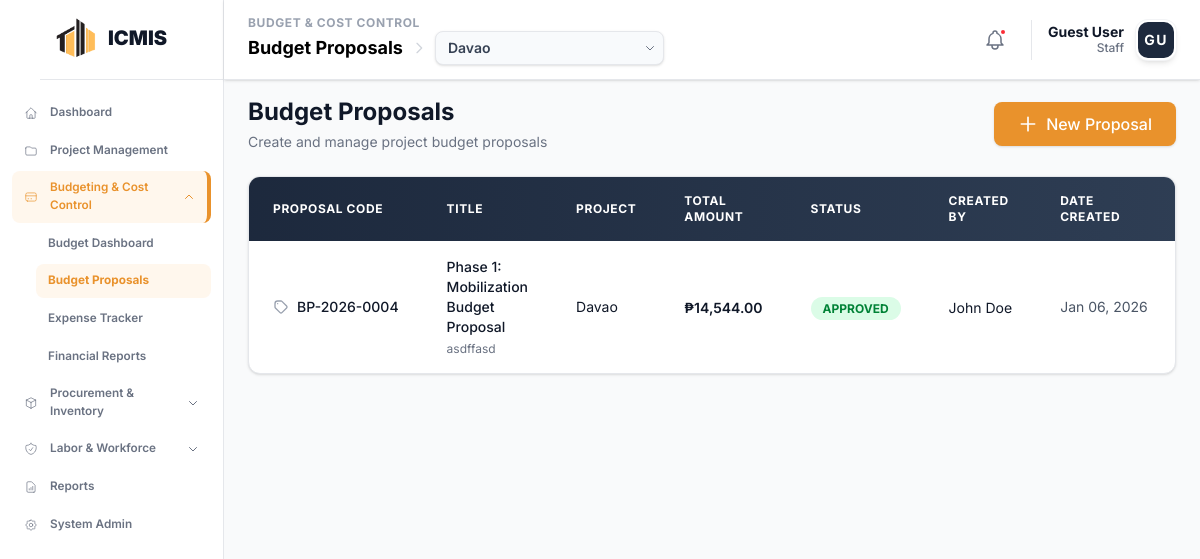
The page /modules/budget/proposals.php on the database its author committed.
### tables this page shows
CREATE TABLE `budget_proposals` (
  `proposal_id` int NOT NULL,
  `project_id` int NOT NULL,
  `phase_id` int DEFAULT NULL,
  `code` varchar(20) DEFAULT NULL,
  `title` varchar(255) NOT NULL,
  `description` text,
  `total_amount` decimal(15,2) NOT NULL,
  `status` enum('DRAFT','PENDING','APPROVED','REJECTED') DEFAULT 'DRAFT',
  `created_by` int DEFAULT NULL,
  `created_at` timestamp NULL DEFAULT CURRENT_TIMESTAMP
);

CREATE TABLE `icmis_projects` (
  `project_id` int NOT NULL,
  `project_code` varchar(20) NOT NULL,
  `project_name` varchar(255) NOT NULL,
  `description` text,
  `location` varchar(255) DEFAULT NULL,
  `status` enum('Planning','In Progress','Active','On Hold','Completed','Cancelled') DEFAULT 'Planning',
  `start_date` date DEFAULT NULL,
  `end_date` date DEFAULT NULL,
  `completion_rate` decimal(5,2) DEFAULT '0.00',
  `project_manager_id` int DEFAULT NULL,
  `total_budget` decimal(15,2) DEFAULT '0.00'
);

### modules/budget/project_context.php (called while the page is built, shortened)
<?php
function getProjectContext($conn) {
    $sql = "SELECT project_id FROM icmis_projects ORDER BY project_id DESC LIMIT 1";
    $result = $conn->query($sql);
    if ($result && $result->num_rows > 0) {
        $row = $result->fetch_assoc();
        $project_id = intval($row['project_id']);
        return $project_id;
    }
    return 0;
}
?>

### modules/budget/proposals.php (the view, shortened to what this page needs)
<?php
  include __DIR__ . '/project_context.php';
  $conn = getBudgetConnection();
  $selected_project_id = getProjectContext($conn);
  if ($selected_project_id > 0) {
    $sql = "SELECT bp.*, p.project_name, p.project_code,
            COALESCE(u.full_name, 'System Admin') as user_name
            FROM budget_proposals bp
            LEFT JOIN icmis_projects p ON bp.project_id = p.project_id
            LEFT JOIN icmis_users u ON bp.created_by = u.user_id
            WHERE bp.project_id = ?
            ORDER BY bp.created_at DESC";
    $stmt = $conn->prepare($sql);
    $stmt->bind_param("i", $selected_project_id);
    $stmt->execute();
    $result = $stmt->get_result();
    $proposals = [];
    if ($result && $result->num_rows > 0) {
      while ($row = $result->fetch_assoc()) {
        $proposals[] = $row;
      }
    }
  } else {
    $proposals = [];
  }
?>
<!DOCTYPE html>
<html lang="en">
<head>
  <?php include __DIR__ . '/../../includes/head_assetsv2.php'; ?>
</head>
<body class="bg-gray-50">
  <?php
    include __DIR__ . '/../../includes/sidebar.php';
    include __DIR__ . '/../../includes/header.php';
  ?>
  <main class="ml-56 mt-18 p-6">
    <div class="flex items-center justify-between mb-6">
      <div>
        <h1 class="text-2xl text-gray-900 font-bold">Budget Proposals</h1>
        <p class="text-sm text-gray-500 mt-1">Create and manage project budget proposals</p>
      </div>
      <a href="budget_proposal/create_proposal.php" class="flex items-center gap-2 bg-[#e9922c] text-white px-6 py-2.5 rounded-lg hover:bg-[#d17f1f] transition-colors duration-200 shadow-sm">
        <svg class="w-5 h-5" fill="none" stroke="currentColor" viewBox="0 0 24 24">
          <path stroke-linecap="round" stroke-linejoin="round" stroke-width="2" d="M12 4v16m8-8H4" />
        </svg>
        <span class="font-medium">New Proposal</span>
      </a>
    </div>
    <?php if (empty($proposals)): ?>
    <div class="bg-white rounded-xl border border-gray-200 shadow-sm p-12">
      <div class="max-w-md mx-auto text-center">
        <div class="flex justify-center mb-6">
          <div class="bg-orange-50 rounded-full p-6">
            <svg class="w-16 h-16 text-[#e9922c]" fill="none" stroke="currentColor" viewBox="0 0 24 24">
              <path stroke-linecap="round" stroke-linejoin="round" stroke-width="1.5" d="M9 12h6m-6 4h6m2 5H7a2 2 0 01-2-2V5a2 2 0 012-2h5.586a1 1 0 01.707.293l5.414 5.414a1 1 0 01.293.707V19a2 2 0 01-2 2z" />
            </svg>
          </div>
        </div>
        <h2 class="text-xl text-gray-900 font-bold mb-3">No Budget Proposals Yet</h2>
        <p class="text-gray-500 mb-8 leading-relaxed">
          Get started by creating your first budget proposal. You can submit proposals for new projects,
          request budget adjustments, or plan upcoming expenditures.
        </p>
        <a href="budget_proposal/create_proposal.php" class="inline-flex items-center gap-2 bg-[#e9922c] text-white px-6 py-3 rounded-lg hover:bg-[#d17f1f] transition-all duration-200 shadow-md hover:shadow-lg font-medium">
          <svg class="w-5 h-5" fill="none" stroke="currentColor" viewBox="0 0 24 24">
            <path stroke-linecap="round" stroke-linejoin="round" stroke-width="2" d="M12 4v16m8-8H4" />
          </svg>
          Create Your First Proposal
        </a>
        <div class="mt-8 pt-8 border-t border-gray-200">
          <p class="text-sm text-gray-600 mb-3 text-left">What you can do with budget proposals:</p>
          <div class="space-y-3">
            <div class="flex gap-3 bg-gray-50 rounded-lg p-3 text-left">
              <div class="flex-shrink-0 mt-1.5">
                <div class="w-1.5 h-1.5 bg-[#e9922c] rounded-full"></div>
              </div>
              <div>
                <div class="text-sm text-gray-900 font-medium">Submit new project budgets</div>
                <div class="text-xs text-gray-500 mt-0.5">Request funding for upcoming construction projects</div>
              </div>
            </div>
            <div class="flex gap-3 bg-gray-50 rounded-lg p-3 text-left">
              <div class="flex-shrink-0 mt-1.5">
                <div class="w-1.5 h-1.5 bg-[#e9922c] rounded-full"></div>
              </div>
              <div>
                <div class="text-sm text-gray-900 font-medium">Track approval workflows</div>
                <div class="text-xs text-gray-500 mt-0.5">Monitor proposal status and get stakeholder approvals</div>
              </div>
            </div>
            <div class="flex gap-3 bg-gray-50 rounded-lg p-3 text-left">
              <div class="flex-shrink-0 mt-1.5">
                <div class="w-1.5 h-1.5 bg-[#e9922c] rounded-full"></div>
              </div>
              <div>
                <div class="text-sm text-gray-900 font-medium">Manage budget revisions</div>
                <div class="text-xs text-gray-500 mt-0.5">Request adjustments based on project changes</div>
              </div>
            </div>
          </div>
        </div>
      </div>
    </div>
    <?php else: ?>
    <div class="bg-white rounded-xl border border-gray-200 shadow-sm overflow-hidden">
      <div class="overflow-x-auto">
        <table class="w-full">
          <thead>
            <tr class="bg-linear-to-r from-slate-800 to-slate-700 px-6 py-5 relative">
              <th class="px-6 py-4 text-left text-xs font-bold text-white uppercase tracking-wider">Proposal Code</th>
              <th class="px-6 py-4 text-left text-xs font-bold text-white uppercase tracking-wider">Title</th>
              <th class="px-6 py-4 text-left text-xs font-bold text-white uppercase tracking-wider">Project</th>
              <th class="px-6 py-4 text-left text-xs font-bold text-white uppercase tracking-wider">Total Amount</th>
              <th class="px-6 py-4 text-left text-xs font-bold text-white uppercase tracking-wider">Status</th>
              <th class="px-6 py-4 text-left text-xs font-bold text-white uppercase tracking-wider">Created By</th>
              <th class="px-6 py-4 text-left text-xs font-bold text-white uppercase tracking-wider">Date Created</th>
              <th class="px-6 py-4 text-center text-xs font-bold text-white uppercase tracking-wider">Actions</th>
            </tr>
          </thead>
          <tbody class="divide-y divide-gray-200">
            <?php foreach ($proposals as $proposal): ?>
            <tr class="hover:bg-gray-50 transition-colors duration-150">
              <td class="px-6 py-4 whitespace-nowrap">
                <div class="flex items-center gap-2">
                  <svg class="w-4 h-4 text-gray-400" fill="none" stroke="currentColor" viewBox="0 0 24 24">
                    <path stroke-linecap="round" stroke-linejoin="round" stroke-width="2" d="M7 7h.01M7 3h5c.512 0 1.024.195 1.414.586l7 7a2 2 0 010 2.828l-7 7a2 2 0 01-2.828 0l-7-7A1.994 1.994 0 013 12V7a4 4 0 014-4z" />
                  </svg>
                  <span class="text-sm font-medium text-gray-900"><?php echo htmlspecialchars($proposal['code']); ?></span>
                </div>
              </td>
              <td class="px-6 py-4">
                <div class="text-sm font-medium text-gray-900"><?php echo htmlspecialchars($proposal['title']); ?></div>
                <div class="text-xs text-gray-500 mt-1"><?php echo htmlspecialchars($proposal['description']); ?></div>
              </td>
              <td class="px-6 py-4">
                <div class="flex items-center gap-2">
                  <span class="text-sm text-gray-900"><?php echo htmlspecialchars($proposal['project_name'] ?? 'N/A'); ?></span>
                </div>
              </td>
              <td class="px-6 py-4 whitespace-nowrap">
                <span class="text-sm font-semibold text-gray-900">₱<?php echo number_format($proposal['total_amount'], 2); ?></span>
              </td>
              <td class="px-6 py-4 whitespace-nowrap">
                <span class="px-3 py-1 text-xs font-bold rounded-full <?php
                  echo $proposal['status'] === 'APPROVED' ? 'bg-green-100 text-green-700' :
                      ($proposal['status'] === 'REJECTED' ? 'bg-red-100 text-red-700' :
                      ($proposal['status'] === 'PENDING' ? 'bg-yellow-100 text-yellow-700' : 'bg-gray-100 text-gray-700'));
                ?>">
                  <?php echo htmlspecialchars($proposal['status']); ?>
                </span>
              </td>
              <td class="px-6 py-4 whitespace-nowrap">
                <span class="text-sm text-gray-900"><?php echo htmlspecialchars($proposal['user_name'] ?? 'Unknown User'); ?></span>
              </td>
              <td class="px-6 py-4 whitespace-nowrap">
                <div class="flex items-center gap-2">
                  <span class="text-sm text-gray-600"><?php echo date('M d, Y', strtotime($proposal['created_at'])); ?></span>
                </div>
              </td>
              <td class="px-6 py-4 whitespace-nowrap text-center">
              </td>
            </tr>
            <?php endforeach; ?>
          </tbody>
        </table>
      </div>
    </div>
    <?php endif; ?>
  </main>
</body>
</html>

### modules/budget/proposals.php (style rules this page uses)
* { font-family: 'Inter', sans-serif; }

### rows shown on the page
budget_proposals: code "BP-2026-0004", title "Phase 1: Mobilization Budget Proposal", description "asdffasd", project.project_name "Davao", total_amount "14,544.00", status "APPROVED", user_name "John Doe", created_at "Jan 06, 2026"

### other values the page prints
$pageSection "BUDGET & COST CONTROL"
$pageTitle "Budget Proposals"
$userName "Guest User"
$userRole "Staff"
$userInitials "GU"
form field value "Davao"
